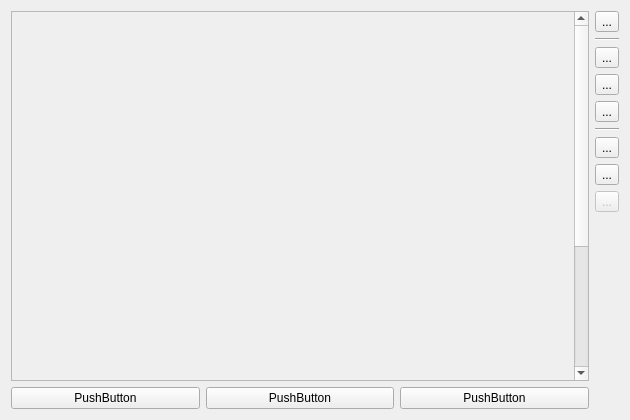
<?xml version="1.0" encoding="UTF-8"?>
<ui version="4.0">
 <class>defineroi</class>
 <widget class="QWidget" name="defineroi">
  <property name="geometry">
   <rect>
    <x>0</x>
    <y>0</y>
    <width>630</width>
    <height>420</height>
   </rect>
  </property>
  <property name="windowTitle">
   <string>2d Photoclinometry</string>
  </property>
  <layout class="QGridLayout" name="gridLayout">
   <item row="1" column="0">
    <widget class="QScrollArea" name="scrollArea">
     <property name="verticalScrollBarPolicy">
      <enum>Qt::ScrollBarAsNeeded</enum>
     </property>
     <property name="horizontalScrollBarPolicy">
      <enum>Qt::ScrollBarAsNeeded</enum>
     </property>
     <property name="widgetResizable">
      <bool>false</bool>
     </property>
     <widget class="QWidget" name="scrollAreaWidgetContents">
      <property name="geometry">
       <rect>
        <x>0</x>
        <y>0</y>
        <width>423</width>
        <height>568</height>
       </rect>
      </property>
      <layout class="QVBoxLayout" name="verticalLayout"/>
     </widget>
    </widget>
   </item>
   <item row="1" column="1">
    <layout class="QVBoxLayout" name="navvlb">
     <item>
      <widget class="QToolButton" name="roi">
       <property name="text">
        <string>...</string>
       </property>
       <property name="icon">
        <iconset resource="../display.qrc">
         <normaloff>:/icons/roi.png</normaloff>:/icons/roi.png</iconset>
       </property>
      </widget>
     </item>
     <item>
      <widget class="Line" name="line">
       <property name="orientation">
        <enum>Qt::Horizontal</enum>
       </property>
      </widget>
     </item>
     <item>
      <widget class="QToolButton" name="home">
       <property name="autoFillBackground">
        <bool>false</bool>
       </property>
       <property name="text">
        <string>...</string>
       </property>
       <property name="icon">
        <iconset resource="../display.qrc">
         <normaloff>:/icons/home.png</normaloff>:/icons/home.png</iconset>
       </property>
       <property name="checkable">
        <bool>false</bool>
       </property>
      </widget>
     </item>
     <item>
      <widget class="QToolButton" name="previouszoom">
       <property name="text">
        <string>...</string>
       </property>
       <property name="icon">
        <iconset resource="../display.qrc">
         <normaloff>:/icons/previous.png</normaloff>:/icons/previous.png</iconset>
       </property>
      </widget>
     </item>
     <item>
      <widget class="QToolButton" name="nextzoom">
       <property name="text">
        <string>...</string>
       </property>
       <property name="icon">
        <iconset resource="../display.qrc">
         <normaloff>:/icons/next.png</normaloff>:/icons/next.png</iconset>
       </property>
      </widget>
     </item>
     <item>
      <widget class="Line" name="line_3">
       <property name="orientation">
        <enum>Qt::Horizontal</enum>
       </property>
      </widget>
     </item>
     <item>
      <widget class="QToolButton" name="zoomin">
       <property name="text">
        <string>...</string>
       </property>
       <property name="icon">
        <iconset resource="../display.qrc">
         <normaloff>:/icons/zoomin.png</normaloff>:/icons/zoomin.png</iconset>
       </property>
       <property name="checkable">
        <bool>false</bool>
       </property>
      </widget>
     </item>
     <item>
      <widget class="QToolButton" name="zoomout">
       <property name="text">
        <string>...</string>
       </property>
       <property name="icon">
        <iconset resource="../display.qrc">
         <normaloff>:/icons/zoomout.png</normaloff>:/icons/zoomout.png</iconset>
       </property>
       <property name="checkable">
        <bool>false</bool>
       </property>
      </widget>
     </item>
     <item>
      <widget class="QToolButton" name="pan">
       <property name="enabled">
        <bool>false</bool>
       </property>
       <property name="text">
        <string>...</string>
       </property>
       <property name="icon">
        <iconset resource="../display.qrc">
         <normaloff>:/icons/pan.png</normaloff>:/icons/pan.png</iconset>
       </property>
       <property name="checkable">
        <bool>false</bool>
       </property>
      </widget>
     </item>
     <item>
      <spacer name="verticalSpacer">
       <property name="orientation">
        <enum>Qt::Vertical</enum>
       </property>
       <property name="sizeHint" stdset="0">
        <size>
         <width>20</width>
         <height>40</height>
        </size>
       </property>
      </spacer>
     </item>
    </layout>
   </item>
   <item row="4" column="0">
    <layout class="QHBoxLayout" name="horizontalLayout">
     <item>
      <widget class="QPushButton" name="usefullimage">
       <property name="text">
        <string>PushButton</string>
       </property>
      </widget>
     </item>
     <item>
      <widget class="QPushButton" name="useroi">
       <property name="text">
        <string>PushButton</string>
       </property>
      </widget>
     </item>
     <item>
      <widget class="QPushButton" name="pushButton_3">
       <property name="text">
        <string>PushButton</string>
       </property>
      </widget>
     </item>
    </layout>
   </item>
  </layout>
 </widget>
 <resources>
  <include location="../display.qrc"/>
 </resources>
 <connections/>
</ui>
